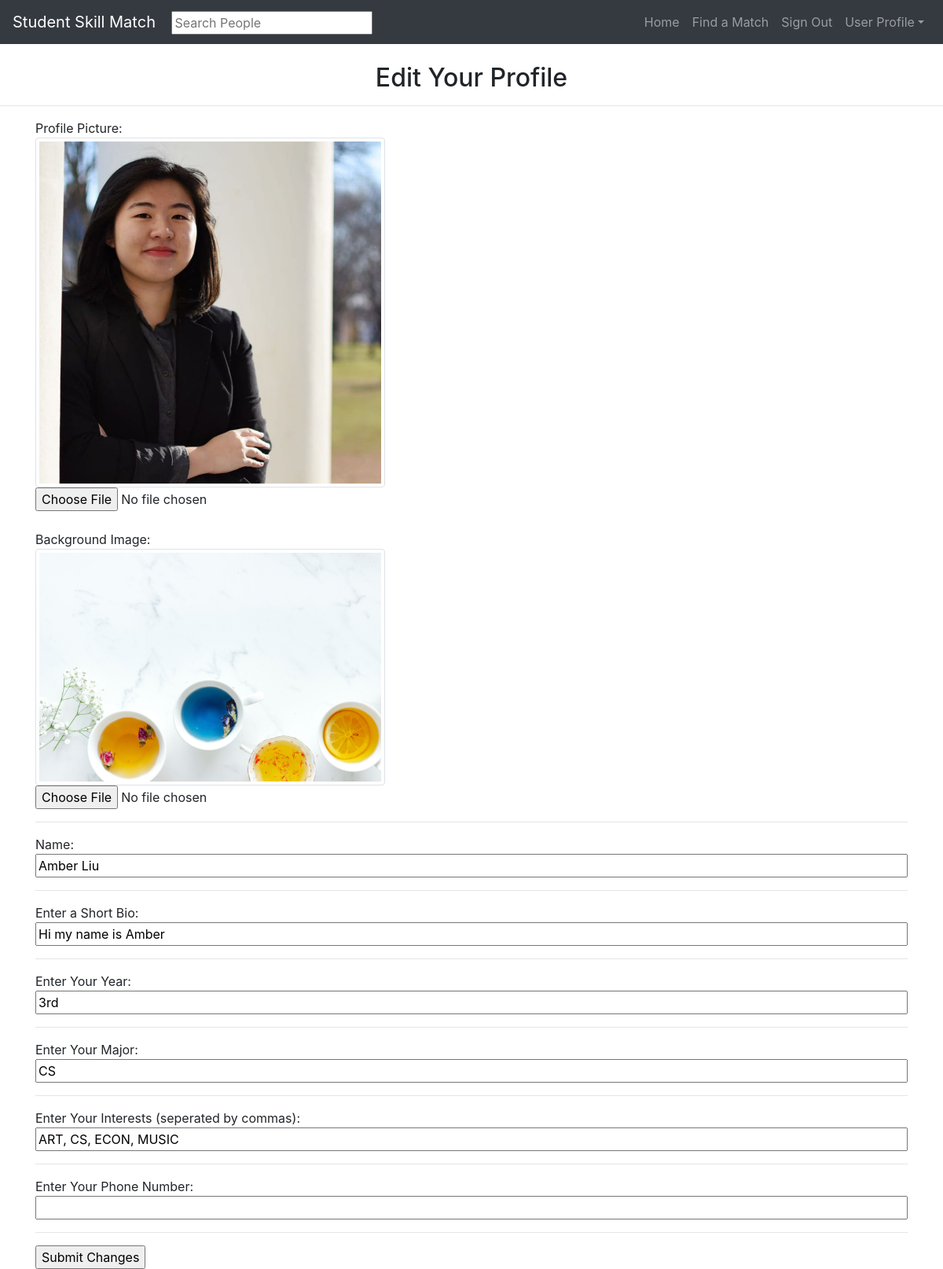
Before: /profile/editprofile (signed in) with the older database file.
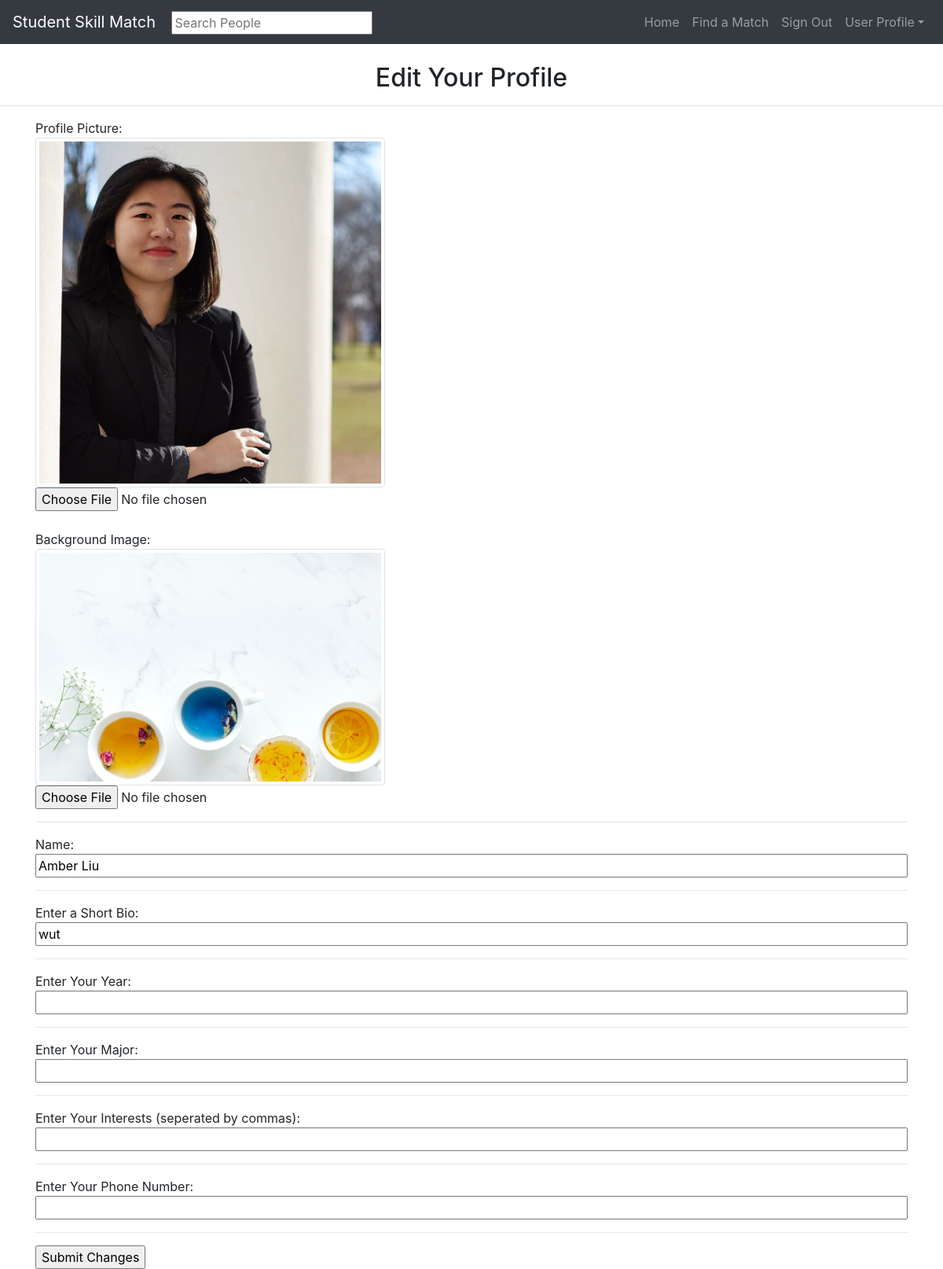
After: the same page with the newer database file.
### user_profile/models.py (models this page shows, shortened)
class profile(models.Model):
    profile_pic = models.ImageField(upload_to='profile_pictures')
    profile_background_image = models.ImageField(upload_to='profile_backgrounds')
    profile_bio = models.CharField(max_length=200)
    profile_year = models.CharField(max_length=100,default="")
    profile_major = models.CharField(max_length=100, default="")
    profile_phone = models.CharField(max_length=100, default="")
    profile_user = models.ForeignKey(User, on_delete=models.CASCADE)
    profile_email = models.CharField(max_length=100, default="no email provided")
    profile_perm_phone = models.BooleanField(default="False")
    profile_perm_notify = models.BooleanField(default="False")
    profile_perm_search = models.BooleanField(default="True")
    profile_perm_view = models.BooleanField(default="True")

### user_profile/views.py (the view)
# urls.py: path('editprofile', views.EditProfileView, name="Edit profile"),
def EditProfileView(request):
    template_name = 'user_profile/edit.html'
    if request.user.is_authenticated:
        current_user = request.user
        try:
            current_profile = profile.objects.get(profile_user=current_user)
            if(InterestTag.objects.filter(tag_user=current_user).exists()):
                interests = ', '.join(x.tag_name for x in list(InterestTag.objects.filter(tag_user=current_user)))
            else:
                interests = ''
            context = {
                    'name'  :   current_user.get_full_name(),
                    'img'   :   current_profile.profile_pic,
                    'bimg'  :   current_profile.profile_background_image,
                    'bio'   :   current_profile.profile_bio,
                    'major' :   current_profile.profile_major,
                    'year'  :   current_profile.profile_year,
                    'intr'  :   interests,
                    'email'  :   current_profile.profile_email,
                    'phone'  :   current_profile.profile_phone,
            }
            return render(request, template_name, context)
        except Exception as e:
            return render(request, 'user_profile/signup.html')

### user_profile/templates/user_profile/edit.html (shortened to what this page needs)
{% extends "base.html" %}
{% load static %}
{% block content %}
<br/>
<h2 style="text-align:center">Edit Your Profile</h2>
<hr/>
<form action="/profile/saveprofile" method="post" enctype="multipart/form-data">
  <div class = "container">
    <div class = "row">
      <div class="col-12">
        <div class = "row">
          <div class="col-5">
            Profile Picture:<br/>
            <img class="img-thumbnail" id="pic_preview" src="{% get_media_prefix %}{{ img }}"></img>
            <input type="file" accept="image/*" id="profile_pic" name="profile_pic" onchange="readURL(this,'pic_preview');"></input>
          </div>
        </div>
        <br/>
        <div class = "row">
          <div class="col-5">
            Background Image:
            <img class="img-thumbnail" id="bpic_preview" src="{% get_media_prefix %}{{ bimg }}"></img>
            <input type="file" accept="image/*" name="profile_background" onchange="readURL(this,'bpic_preview');"><br>
          </div>
        </div>
        <hr />
        <div class = "row">
          <div class="col-5">
            Name: <br>
          </div>
        </div>
        <input style="width:100%" type="text" name="profile_name" value="{{ name }}"/>
        <hr />
        <div class = "row">
          <div class="col-5">
            Enter a Short Bio: <br>
          </div>
        </div>
        <input style="width:100%" type="text" name="profile_bio" value="{{ bio }}">
        <hr />
        <div class = "row">
          <div class="col-5">
            Enter Your Year: <br>
          </div>
        </div>
        <input style="width:100%" type="text" name="profile_year" value="{{ year }}">
        <hr />
        <div class = "row">
          <div class="col-5">
            Enter Your Major: <br>
          </div>
        </div>
        <input style="width:100%"  type="text" name="profile_major" value="{{ major }}">
        <hr />
        <div class = "row">
          <div class="col-5">
            Enter Your Interests (seperated by commas): <br>
          </div>
        </div>
        <input style="width:100%" type="text" name="profile_interests" value="{{ intr }}">
        <hr />
        <div class = "row">
            <div class="col-5">
              Enter Your Phone Number: <br>
            </div>
          </div>
          <input style="width:100%" type="text" name="profile_phone">
          <hr />
        <input type="submit" value="Submit Changes">
        <br/>
      </div>
</form>
{% endblock %}

Changed rows visible on the page:
changed profile: profile_bio "Hi my name is Amber" → "wut"; profile_year "3rd" → (not shown); profile_major "CS" → (not shown)
Other visible differences:
form field profile_interests: "ART, CS, ECON, MUSIC" → (not shown)
